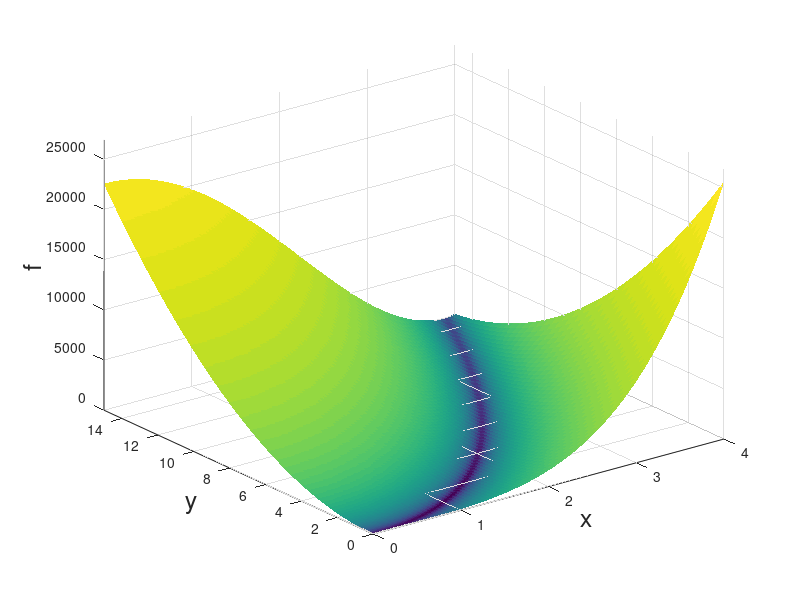

Reproduce this figure in MATLAB.
close all;
hfig = figure(1);

s = 0.05;
x_min = 0;
x_max = 4;
y_min = 0;
y_max = 15;
X = [x_min : s : x_max+s];
Y = [y_min : s : y_max+s];
XC = X;
YC = Y;
[X, Y] = meshgrid(X, Y);
Z = (1-X).^2 + 100*(Y-X.^2).^2;

% Use log scale of Z for a batter usage of the color spectrum  
minZ = min(Z(:));  
maxZ = max(Z(:));
C = minZ + (maxZ-minZ).*log(1+Z-minZ)./log(1+maxZ-minZ); 
% See
% http://stackoverflow.com/questions/5073865/how-to-color-surface-with-stronger-contrast
% for how to color a surface with a even stronger contrast.   
% The method is as follows:
%C = Z;
%[~, index] = sort(C(:));
%C(index) = 1 : numel(index);

surf(X, Y, Z, C, 'EdgeColor', 'none', 'LineStyle', 'none');
%contour(X,Y,Z,40);
grid on;
colormap = jet;
 
axis([x_min, x_max, y_min, y_max, 0, maxZ]);
xlabel('x', 'fontsize', 18);
ylabel('y', 'fontsize', 18);
zlabel('f', 'fontsize', 18);
 
% Note that the `-dsvg' option is only supported for Simulink systems
print(hfig, '-dsvg', 'rosenbrock');
% To produce eps and pdf, use the following code. Notice that `epstopdf' may not work on Windows. 
% With octave 3.8.1, the pdf does not look very nice --- it is full of "scratches". 
%print(hfig, '-depsc', 'rosenbrock');
%system('epstopdf rosenbrock.eps');

%{
[fx,fy] = gradient(Z,0.05);
x0 = 10;
y0 = 0;
t = (XC == x0) & (YC == y0);
indt = find(t);
f_grad = [fx(indt) fy(indt)];
%}